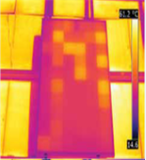
#> input picture Images/panelUno.PNG, 146 x 160 px, found by its file name
$ python filters.py   (older library calls are emulated)
#> lines starting #> are read from the running program, lines starting #| are printed output that depends on the picture
# ---------------------------------------------------------------------------------------
                                        #AUTHORS
# ---------------------------------------------------------------------------------------
#Sergio Araya Z
#Jeison Saborio R
#Kevin Zamora A
#Last Update: 16 / 06 / 17
# ---------------------------------------------------------------------------------------
                                        #IMPORTS
# ---------------------------------------------------------------------------------------
from plotly import tools
import plotly.plotly as py
import plotly.graph_objs as go
from scipy import misc
import numpy as np
import plotly.offline as offline
import plotly.dashboard_objs as dashboard
import IPython.display
from IPython.display import Image
# ---------------------------------------------------------------------------------------
                                        #VARIABLES
# ---------------------------------------------------------------------------------------

imageOne = misc.imread('images/panelUno.png', flatten=True)
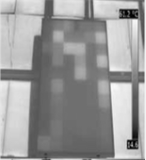
#> imageOne: shape (160, 146) float32; min 0, max 249.6, mean 153.8
imageTwo = misc.imread('images/panelDos.png', flatten=True)
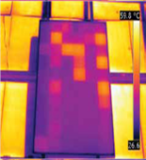
#> input picture Images/panelDos.PNG, 146 x 160 px, found by its file name
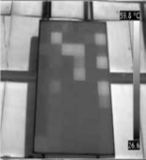
#> imageTwo: shape (160, 146) float32; min 0, max 252.2, mean 133.2

X1, Y1 = np.mgrid[0: imageOne.shape[0], 0: imageOne.shape[1]]
X2, Y2 = np.mgrid[0: imageTwo.shape[0], 0: imageTwo.shape[1]]

# ---------------------------------------------------------------------------------------
#Objeto para almacenar las listas para el scatter 3d

class ScatterValue:

    def __init__(self, listX, listY, listZ):

        self.listX = listX
        self.listY = listY
        self.listZ = listZ

# ---------------------------------------------------------------------------------------
#                                       METHODS
# ---------------------------------------------------------------------------------------
#Crea un arreglo de la imagen para crear los metodos
def convertImageArray(matriz):

    array = []

    for i in range(len(matriz)):

        for j in range(len(matriz[i])):

            array.append(matriz[i][j])
#> after the loop, array = 23360 items

    return array

# ---------------------------------------------------------------------------------------
#Crea una matriz con los puntos de interes segun el valor definido para el rgb
def selectPoints(matriz, value):

    temporalX = []
    temporalY = []
    temporalZ = []

    for i in range(len(matriz)):

       for j in range(len(matriz[i])):

           if matriz[i][j] > value:
                temporalZ.append(matriz[i][j])
                temporalX.append(i)
                temporalY.append(j)

    scatterValue = ScatterValue(temporalX, temporalY, temporalZ)

    return scatterValue

# ---------------------------------------------------------------------------------------
#crea los mesh3d de las imagenes a analizar
data = [
    go.Mesh3d(
        x = convertImageArray(X1),
        y = convertImageArray(Y1),
        z = convertImageArray(imageOne),
        opacity=0.5,
        color='orange'
    )
]
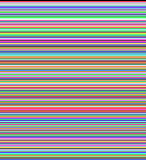
#> X1: shape (160, 146) int64; 160 distinct labels, from 0 to 159; one colour per label, 0 black
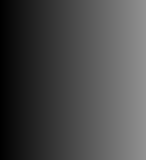
#> Y1: shape (160, 146) int64; min 0, max 145, mean 72.5

layout = go.Layout(
    title='Mesh3D Img 1',
    autosize=False,
    width=1000,
    height=650,
)

figure = go.Figure(data=data, layout=layout)
offline.plot(figure, filename='Mesh3Ds.html', auto_open=False)

# ---------------------------------------------------------------------------------------
#crea los surfaces de las imagenes a analizar
data = [
    go.Surface(
        z = imageOne
    )
]

layout = go.Layout(
    title='Surface Img 1',
    autosize=False,
    width=1000,
    height=650,
)

figure = go.Figure(data=data, layout=layout)
offline.plot(figure, filename='Surfaces.html', auto_open=False)

# ---------------------------------------------------------------------------------------
#crea una comparacion de los histogramas de las imagenes
traceHistogramOne = go.Histogram(

    x = convertImageArray(imageOne),
    histnorm='Img 1',
    name='Img 1',
    opacity=0.75,
)

traceHistogramTwo = go.Histogram(
    x = convertImageArray(imageTwo),
    histnorm='Img 2',
    name='Img 2',
    opacity=0.75,
)

data = [traceHistogramOne, traceHistogramTwo]

layout = go.Layout(
    title='Histogram comparation',
    xaxis=dict(
        title='Pixel color'
    ),
    yaxis=dict(
        title='Pixel cuantity'
    ))

figure = go.Figure(data=data, layout=layout)
offline.plot(figure, filename='Histograms.html', auto_open=False)

# ---------------------------------------------------------------------------------------
#crea el diagrama de contour segun el rgb de la imagen
data = [
    go.Contour(
        z = imageOne,
        colorscale='Jet',
    )
]

layout = go.Layout(
    title='Contour Img 1',
    autosize=True,
)

figure = go.Figure(data=data, layout=layout)
offline.plot(figure, filename='Contours.html', auto_open=False)

# ---------------------------------------------------------------------------------------
"""
scene = dict(
    xaxis=dict(
        gridcolor='rgb(255, 255, 255)',
        zerolinecolor='rgb(255, 255, 255)',
        showbackground=True,
        backgroundcolor='rgb(230, 230,230)'
    ),
    yaxis=dict(
        gridcolor='rgb(255, 255, 255)',
        zerolinecolor='rgb(255, 255, 255)',
        showbackground=True,
        backgroundcolor='rgb(230, 230,230)'
    ),
    zaxis=dict(
        gridcolor='rgb(255, 255, 255)',
        zerolinecolor='rgb(255, 255, 255)',
        showbackground=True,
        backgroundcolor='rgb(230, 230,230)'
    )
)

selectPointsImageOne = selectPoints(imageOne, 245)
selectPointsImageTwo = selectPoints(imageTwo, 245)


figureAnalysis = tools.make_subplots(rows=2, cols=2,
                          specs=[[{'is_3d': True}, {'is_3d': True}],
                                 [{'is_3d': True}, {'is_3d': True}]])

figureAnalysis.append_trace(dict(type='surface', x=X1, y=Y1, z=imageOne, colorscale='RdBu', name='Image 1',
                      scene='Image 1', showscale=False), 1, 1)
figureAnalysis.append_trace(dict(type='surface', x=X2, y=Y2, z=imageTwo, colorscale='RdBu', name='Image 2',
                      scene='Image 2', showscale=False), 1, 2)
figureAnalysis.append_trace(dict(type='scatter3d', x=selectPointsImageOne.listX, y=selectPointsImageOne.listY,
                      z=selectPointsImageOne.listZ, name='Image 1',
                      scene='Image 1', opacity=0.5, showlegend=False), 2, 1)
figureAnalysis.append_trace(dict(type='scatter3d', x=selectPointsImageTwo.listX, y=selectPointsImageTwo.listY,
                      z=selectPointsImageTwo.listZ, opacity=0.5,
                      scene='Image 2', name='Image 2', showlegend=False), 2, 2)

figureAnalysis['layout'].update(title='Image Analysis',
                     height='1400', width='1333')
figureAnalysis['layout']['scene1'].update(scene)
figureAnalysis['layout']['scene2'].update(scene)
figureAnalysis['layout']['scene3'].update(scene)
figureAnalysis['layout']['scene4'].update(scene)

offline.plot(figureAnalysis, filename='Image Analysis.html')
"""
# ---------------------------------------------------------------------------------------
